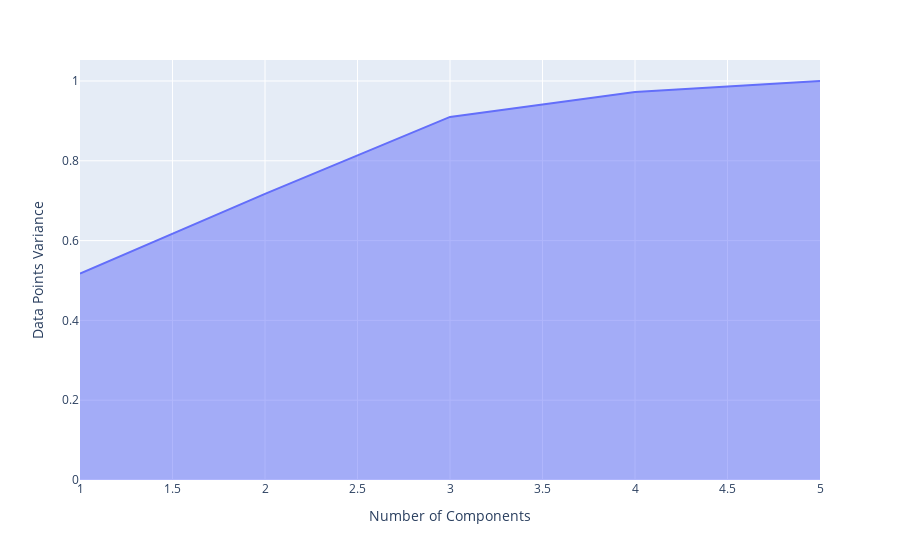

The code cell stored with this chart in its notebook:
### Code cell
pca_var = PCA()
pca_var.fit(x)
exp_var_cumul = np.cumsum(pca_var.explained_variance_ratio_)

px.area(
    x=range(1, exp_var_cumul.shape[0] + 1),
    y=exp_var_cumul,
    labels={"x": "Number of Components", "y": "Data Points Variance"}
)

### Figure 1 — Plotly figure (JSON) as saved in the notebook; plotly's stock layout.template omitted (floating-point values rounded to 4 significant figures)
{"data": [{"hovertemplate": "Number of Components=%{x}<br>Data Points Variance=%{y}<extra></extra>", "legendgroup": "", "line": {"color": "#636efa"}, "marker": {"symbol": "circle"}, "mode": "lines", "name": "", "orientation": "v", "showlegend": false, "stackgroup": "1", "type": "scatter", "x": [1, 2, 3, 4, 5], "xaxis": "x", "y": [0.5171, 0.7172, 0.91, 0.9722, 1.0], "yaxis": "y"}], "layout": {"legend": {"tracegroupgap": 0}, "margin": {"t": 60}, "xaxis": {"anchor": "y", "domain": [0, 1], "title": {"text": "Number of Components"}}, "yaxis": {"anchor": "x", "domain": [0, 1], "title": {"text": "Data Points Variance"}}}}
